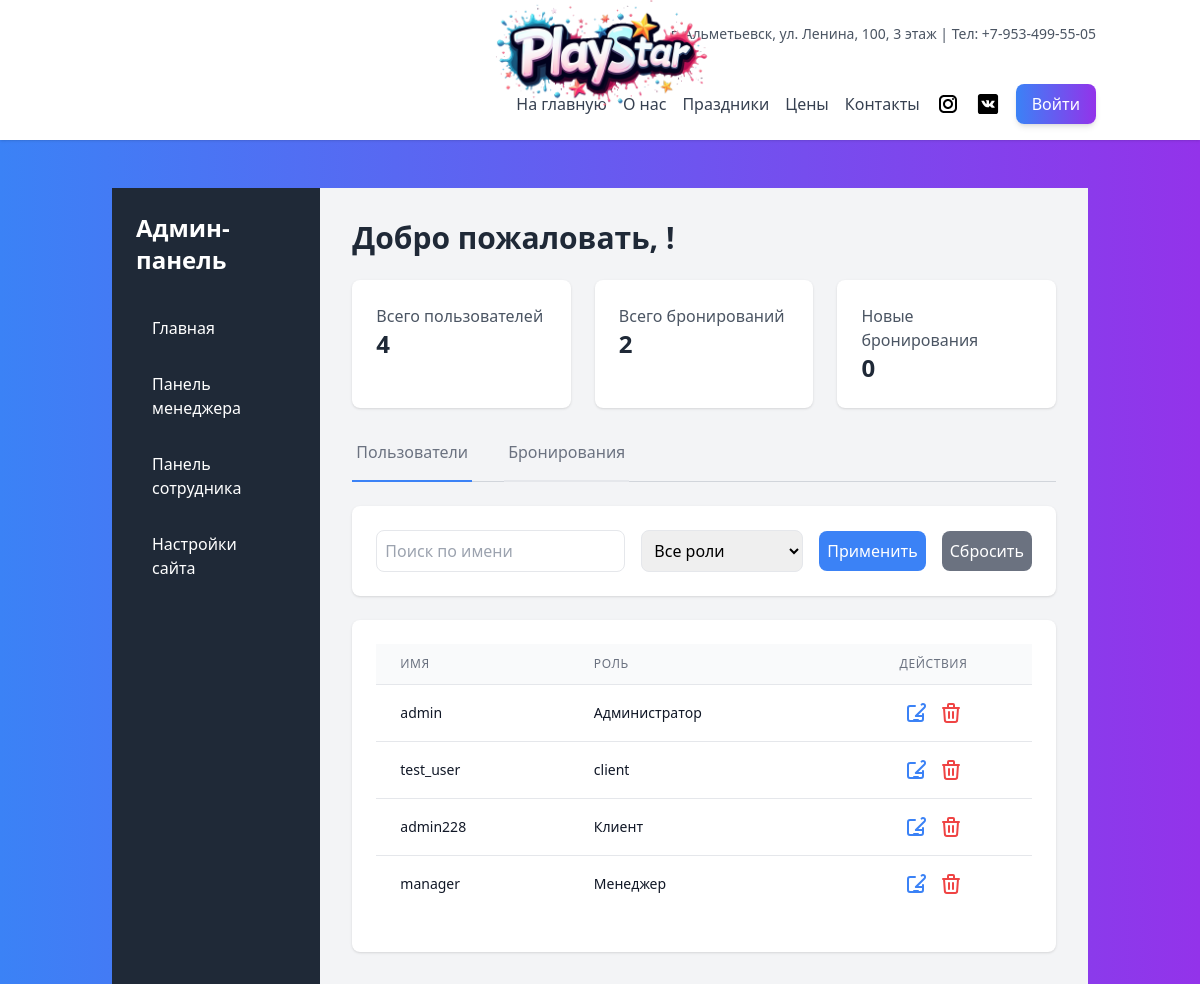
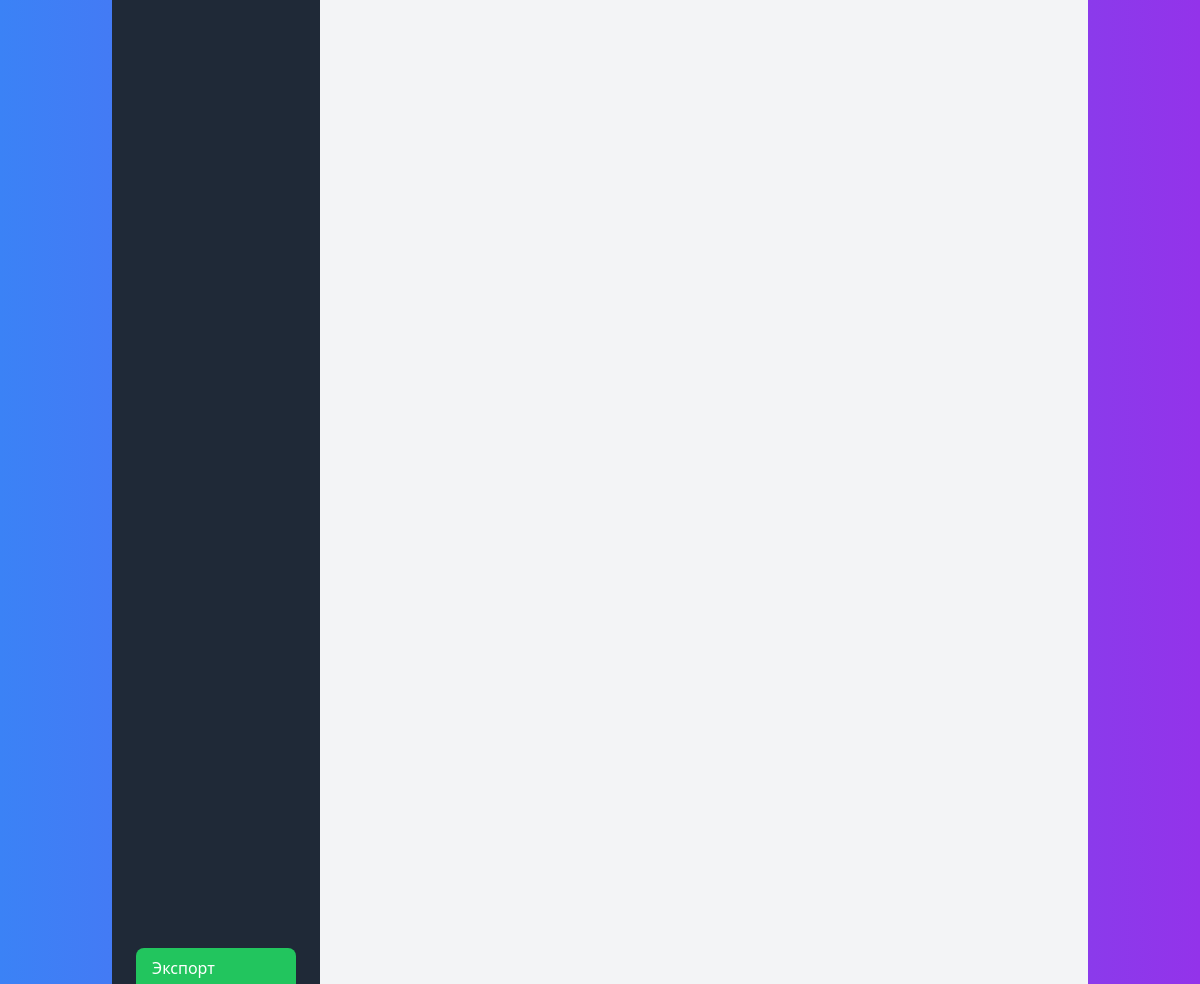
Page /staff/admin-dashboard/ on the committed database (2 pictures, top to bottom).
### main/models.py (models this page shows, shortened)
class CustomUser(AbstractUser):
    ROLE_CHOICES = [
        ('CLIENT', 'Клиент'),
        ('STAFF', 'Сотрудник'),
        ('MANAGER', 'Менеджер'),
        ('ADMIN', 'Администратор'),
    ]
    phone_number = models.CharField(max_length=15, unique=True, verbose_name="Номер телефона")
    role = models.CharField(
        max_length=10,
        choices=ROLE_CHOICES,
        default='CLIENT',  # По умолчанию роль "Клиент"
        verbose_name='Роль'
    )

### staff/views.py (the view)
# urls.py: path('admin-dashboard/', views.admin_dashboard, name='admin_dashboard'),
def admin_dashboard(request):
    all_users = CustomUser.objects.all()
    users = CustomUser.objects.all()
    search_query = request.GET.get('search', '').strip()  # Получаем параметр поиска
    role_filter = request.GET.get('role', '').strip().upper()  # Приводим к верхнему регистру
    if search_query:
        users = users.filter(username__icontains=search_query)  # Фильтруем по username
    if role_filter:
        users = users.filter(role=role_filter)  # Фильтруем по роли
    total_users = all_users.count()
    bookings = Booking.objects.all()
    total_bookings = bookings.count()
    pending_bookings = bookings.filter(status='pending').count()
    paginator = Paginator(users, 5)  # Пагинация
    page_number = request.GET.get('page', 1)
    page_obj = paginator.get_page(page_number)
    return render(request, 'staff/admin_dashboard.html', {
        'users': page_obj,
        'bookings': bookings,
        'total_users': total_users,  # Общее количество пользователей без фильтров
        'total_bookings': total_bookings,
        'pending_bookings': pending_bookings
    })

### staff/templates/staff/admin_dashboard.html (shortened to what this page needs)
{% extends 'base.html' %}
{% block content %}
<div class="flex min-h-screen">
    <aside class="w-64 bg-gray-800 text-white p-6 flex flex-col justify-between">
        <div>
            <h2 class="text-2xl font-bold mb-8">Админ-панель</h2>
            <nav class="space-y-4">
                <a href="{% url 'admin_dashboard' %}" class="block py-2 px-4 rounded-lg hover:bg-gray-700 transition duration-300">
                    Главная
                </a>
                <a href="{% url 'manager_dashboard' %}" class="block py-2 px-4 rounded-lg hover:bg-gray-700 transition duration-300">
                    Панель менеджера
                </a>
                <a href="{% url 'employee_dashboard' %}" class="block py-2 px-4 rounded-lg hover:bg-gray-700 transition duration-300">
                    Панель сотрудника
                </a>
                <a href="{% url 'site_settings' %}" class="block py-2 px-4 hover:bg-gray-700 rounded-lg transition duration-300">
                    Настройки сайта
            </nav>
        </div>
        <div class="space-y-4">
            <a href="{% url 'export_users_csv' %}" class="block py-2 px-4 bg-green-500 rounded-lg text-white hover:bg-green-600 transition duration-300">
                Экспорт пользователей
            </a>
        </div>
    </aside>
    <main class="flex-1 p-8 bg-gray-100">
        <header class="mb-8">
            <h1 class="text-3xl font-bold text-gray-800">Добро пожаловать, {{ user.username }}!</h1>
            <div class="grid grid-cols-1 md:grid-cols-3 gap-6 mt-6">
                <div class="bg-white p-6 rounded-lg shadow">
                    <p class="text-gray-600">Всего пользователей</p>
                    <p class="text-2xl font-bold text-gray-800">{{ total_users }}</p>
                </div>
                <div class="bg-white p-6 rounded-lg shadow">
                    <p class="text-gray-600">Всего бронирований</p>
                    <p class="text-2xl font-bold text-gray-800">{{ total_bookings }}</p>
                </div>
                <div class="bg-white p-6 rounded-lg shadow">
                    <p class="text-gray-600">Новые бронирования</p>
                    <p class="text-2xl font-bold text-gray-800">{{ pending_bookings }}</p>
                </div>
            </div>
        </header>
        <div class="mb-6 border-b border-gray-300">
            <nav class="-mb-px flex space-x-8">
                <a href="#" id="tab-users" onclick="showTab('users'); return false;"
                   class="tab-link pb-4 px-1 border-b-2 font-medium text-gray-500 hover:text-gray-700">
                    Пользователи
                </a>
                <a href="#" id="tab-bookings" onclick="showTab('bookings'); return false;"
                   class="tab-link pb-4 px-1 border-b-2 font-medium text-gray-500 hover:text-gray-700">
                    Бронирования
                </a>
            </nav>
        </div>
        <div id="users-tab" class="tab-content">
            <div class="bg-white p-6 rounded-lg shadow mb-6">
                <form method="get" class="flex flex-col md:flex-row md:items-center md:space-x-4">
                    <input type="text" name="search" placeholder="Поиск по имени" value="{{ request.GET.search }}"
                           class="p-2 border rounded-lg flex-1 mb-4 md:mb-0">
                    <select name="role" class="p-2 border rounded-lg mb-4 md:mb-0">
                        <option value="">Все роли</option>
                    </select>
                    <button type="submit" class="bg-blue-500 text-white p-2 rounded-lg hover:bg-blue-600 transition duration-300">
                        Применить
                    </button>
                    <a href="{% url 'admin_dashboard' %}" class="bg-gray-500 text-white p-2 rounded-lg hover:bg-gray-600 transition duration-300">
                        Сбросить
                    </a>
                </form>
            </div>
            <div class="bg-white p-6 rounded-lg shadow overflow-x-auto">
                {% if users.object_list %}
                <table class="min-w-full divide-y divide-gray-200">
                    <thead class="bg-gray-50">
                        <tr>
                            <th class="px-6 py-3 text-left text-xs font-medium text-gray-500 uppercase tracking-wider">Имя</th>
                            <th class="px-6 py-3 text-left text-xs font-medium text-gray-500 uppercase tracking-wider">Роль</th>
                            <th class="px-6 py-3 text-center text-xs font-medium text-gray-500 uppercase tracking-wider">Действия</th>
                        </tr>
                    </thead>
                    <tbody class="bg-white divide-y divide-gray-200">
                        {% for user in users %}
                        <tr>
                            <td class="px-6 py-4 whitespace-nowrap text-sm text-gray-900">{{ user.username }}</td>
                            <td class="px-6 py-4 whitespace-nowrap text-sm text-gray-900">{{ user.get_role_display }}</td>
                            <td class="px-6 py-4 whitespace-nowrap text-center text-sm">
                                <a title="Редактировать пользователя" href="{% url 'edit_user' user.id %}" class="text-blue-500 hover:text-blue-700 mr-2">
                                    <svg xmlns="http://www.w3.org/2000/svg" class="h-6 w-6 inline" fill="none" viewBox="0 0 24 24" stroke="currentColor">
                                        <path stroke-linecap="round" stroke-linejoin="round" stroke-width="2" d="M11 5H6a2 2 0 00-2 2v11a2 2 0 002 2h11a2 2 0 002-2v-5m-1.414-9.414a2 2 0 112.828 2.828L11.828 15H19m-9 4h4" />
                                    </svg>
                                </a>
                                <form action="{% url 'delete_user' user.id %}" method="post" class="inline-block"
                                      onsubmit="return confirm('Вы уверены, что хотите удалить этого пользователя?');">
                                    <button title="Удалить пользователя" type="submit" class="text-red-500 hover:text-red-700">
                                    </button>
                                </form>
                            </td>
                        </tr>
                        {% endfor %}
                    </tbody>
                </table>
                {% else %}
                    <p class="text-gray-600">Пользователи не найдены.</p>
                {% endif %}
            </div>
        </div>
    </main>
</div>
{% endblock %}

### rows in the picture
CustomUser: username "admin", role "Администратор"
CustomUser: username "test_user", role "client"
CustomUser: username "admin228", role "Клиент"
CustomUser: username "manager", role "Менеджер"

### other values in the picture
{{ total_users }} "4"
{{ total_bookings }} "2"
{{ pending_bookings }} "0"
